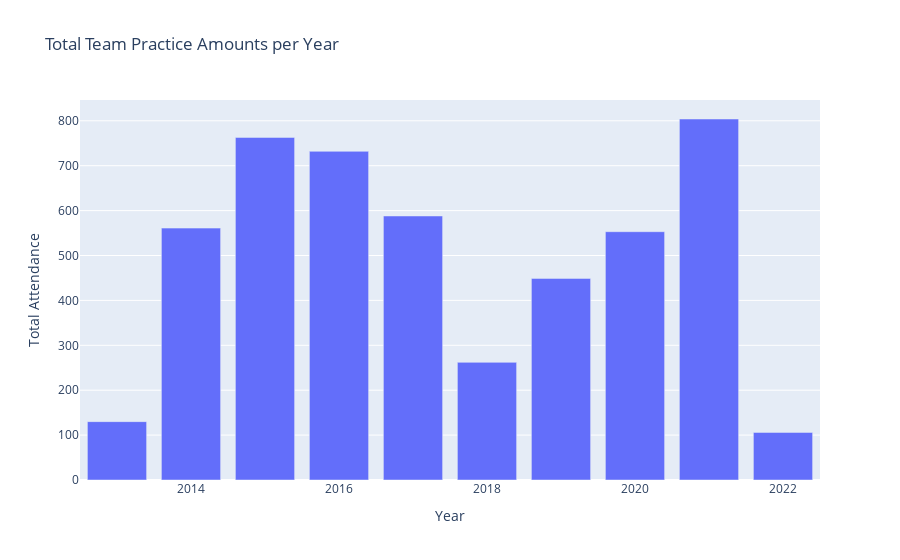

The notebook cell this image was saved under:
### Code cell
import plotly.express as px

# Assuming 'Year' is a column in your DataFrame and 'Type' represents different event types
team_practice = df_att[df_att['Type'] == 'Team Practice']
team_practice_per_year = team_practice.groupby('Year')['Attendance'].sum().reset_index()

# Create a bar plot
fig = px.bar(team_practice_per_year, x='Year', y='Attendance', title='Total Team Practice Amounts per Year')
fig.update_layout(xaxis_title='Year', yaxis_title='Total Attendance')
fig.show()

### Figure 1 — Plotly figure (JSON) as saved in the notebook; plotly's stock layout.template omitted (floating-point values rounded to 4 significant figures)
{"data": [{"alignmentgroup": "True", "hovertemplate": "Year=%{x}<br>Attendance=%{y}<extra></extra>", "legendgroup": "", "marker": {"color": "#636efa", "pattern": {"shape": ""}}, "name": "", "offsetgroup": "", "orientation": "v", "showlegend": false, "textposition": "auto", "type": "bar", "x": [2013, 2014, 2015, 2016, 2017, 2018, 2019, 2020, 2021, 2022], "xaxis": "x", "y": [130, 561, 763, 732, 588, 262, 449, 553, 804, 106], "yaxis": "y"}], "layout": {"barmode": "relative", "legend": {"tracegroupgap": 0}, "title": {"text": "Total Team Practice Amounts per Year"}, "xaxis": {"anchor": "y", "domain": [0, 1], "title": {"text": "Year"}}, "yaxis": {"anchor": "x", "domain": [0, 1], "title": {"text": "Total Attendance"}}}}
